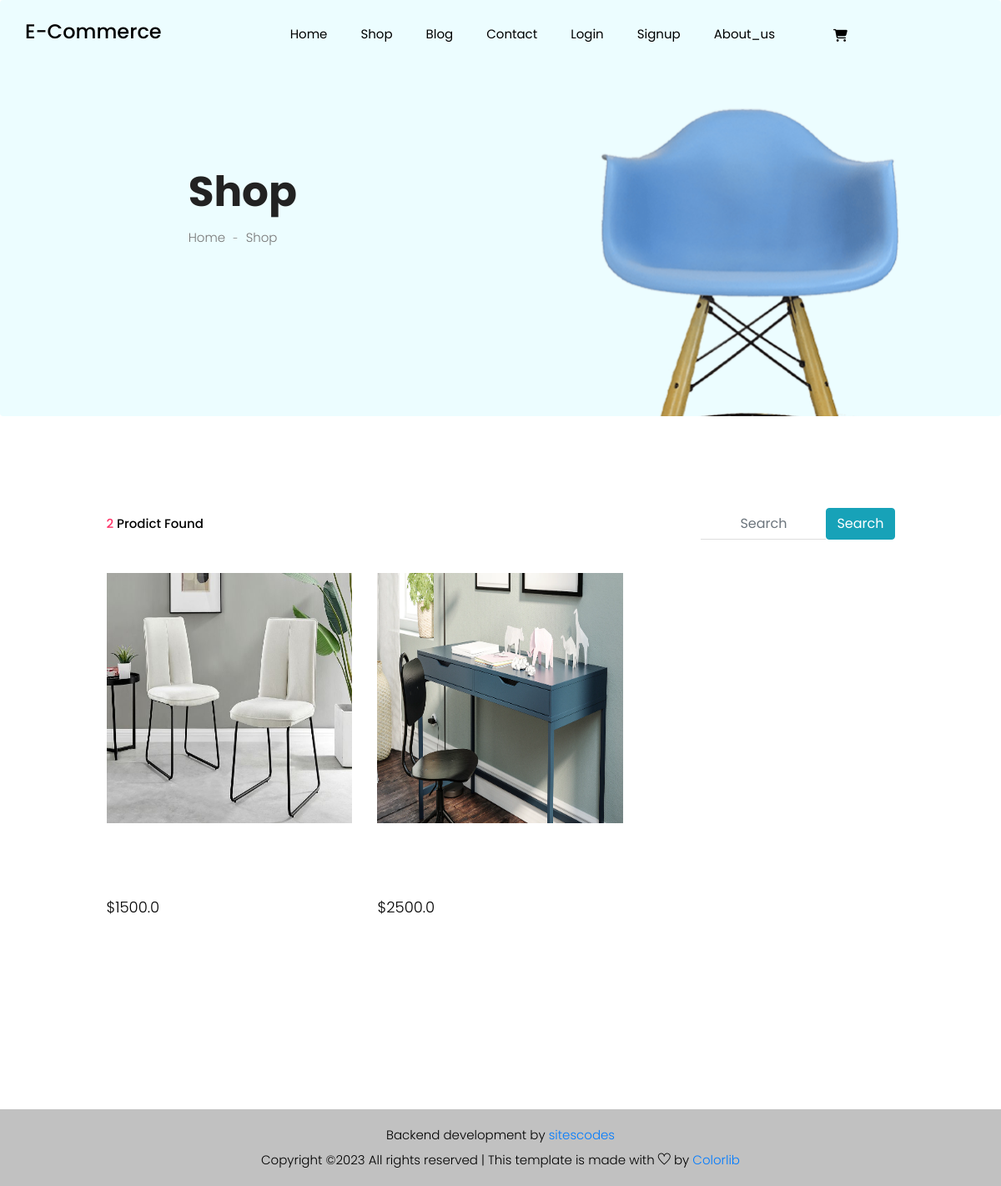
Screenshot of /products/ with the database file from the repository.
### products/models.py (models this page shows, shortened)
class Product(models.Model):
    name = models.CharField(max_length=50 , unique=True) # coulmn name
    image = models.ImageField(upload_to="images/products/" , null=False , blank=False, default='images/default.png') # coulmn image
    description = models.TextField(max_length=2000) # coulmn description
    price = models.FloatField() # coulmn price
    date = models.DateField(auto_now_add=True) # coulmn date
    category = models.ForeignKey('Categories' , on_delete = models.CASCADE , null=True , blank=True , default="All") # coulmn category
    slug = models.SlugField(null=True , blank=True , unique=True) # coulmn slug

### products/views.py (the view)
# urls.py: path('', views.producte_list , name='products'),
def producte_list(request):
    product_list = Product.objects.all().order_by('-date')
    return render(request , 'products/product_list.html' , context={'products':product_list})

### products/templates/products/product_list.html (shortened to what this page needs)
{% extends 'base.html' %}
{% load static %}
{% load crispy_forms_tags %}
{% block content %}
    <section class="breadcrumb breadcrumb_bg">
        <div class="container">
            <div class="row justify-content-center">
                <div class="col-lg-8">
                    <div class="breadcrumb_iner">
                        <div class="breadcrumb_iner_item">
                            <h2>Shop</h2>
                            <p>Home <span>-</span> Shop</p>
                        </div>
                    </div>
                </div>
            </div>
        </div>
    </section>
    <section class="cat_product_area section_padding">
        <div class="container">
            <div class="row">
                <div class="col-lg-10 mx-auto">
                    <div class="row">
                        <div class="col-lg-12">
                            <div class="product_top_bar d-flex justify-content-between align-items-center">
                                <div class="single_product_menu">
                                    <p><span>{{ products|length }} </span> Prodict Found</p>
                                </div>
                                <form  action={% url 'products:product_search' %} method="get" class="single_product_menu d-flex">
                                    <div class="input-group">
                                        <input type="text" class="form-control" placeholder="search" aria-describedby="inputGroupPrepend" name="search"/>
                                    </div>
                                    <button class="btn btn-info" type="submit" value="submit">Search</button>
                                </form>
                            </div>
                        </div>
                    </div>
                    <div class="row align-items-center latest_product_inner">
                      {% for product in products %}
                        <div class="col-lg-4 col-sm-6">
                            <div class="single_product_item">
                                <img src="{{ product.image.url }}" alt="" height="300" width="250" >
                                <div class="single_product_text">
                                    <br>
                                    <h3>${{ product.price }}</h3>
                                </div>
                            </div>
                        </div>
                      {% endfor %}
                    </div>
                </div>
            </div>
        </div>
    </section>
{% endblock content %}

### rows the page displays
Product: image (picture), price "1500.0"
Product: image (picture), price "2500.0"

### other values shown
{{ products|length }} "2"
